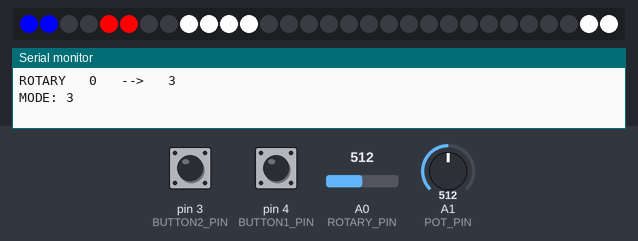
Simulated run of this sketch. Board: Arduino Uno, built with avr-gcc and run on an emulated ATmega328P. Parts: 30 RGB LEDs in strip order, left to right, the last lines printed to the serial monitor. Inputs (shaded band) come from the test bench; at power-on: A0 (ROTARY_PIN) = 512, pin 3 (BUTTON2_PIN) LOW, pin 4 (BUTTON1_PIN) LOW, A1 (POT_PIN) = 512. Random numbers use the default seed unless the sketch sets one.

Above: at 11.2 s.
11.3 s: A0 (ROTARY_PIN) set to 442
12.8 s: A0 (ROTARY_PIN) set to 414
At 13.9 s:
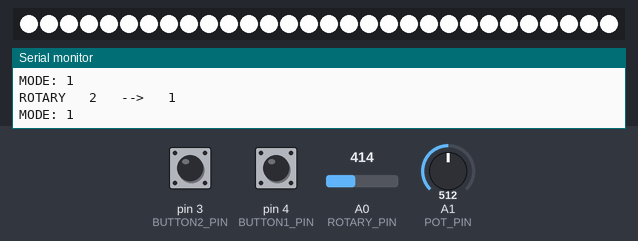
14.3 s: pin 3 (BUTTON2_PIN) pulled HIGH for 0.15 s
At 14.39 s:
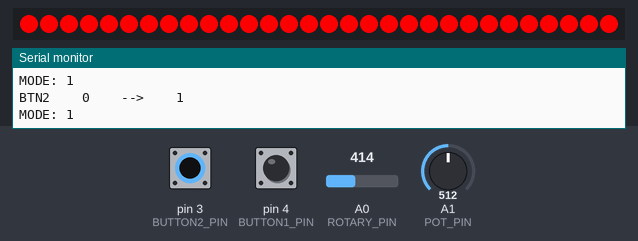
At 15.2 s:
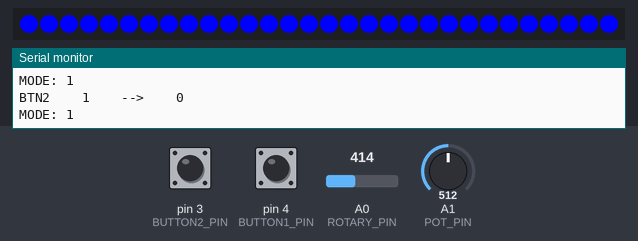
15.9 s: pin 4 (BUTTON1_PIN) pulled HIGH for 0.15 s
At 16.4 s:
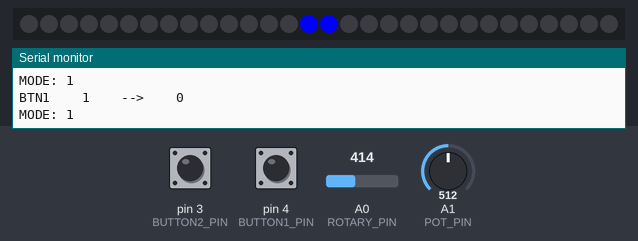
17.5 s: pin 3 (BUTTON2_PIN) pulled HIGH for 1 s
20.0 s: A1 (POT_PIN) set to 716
Timing chart, 0 to 22.5 s (numbered marks = the images above; inputs shaded):
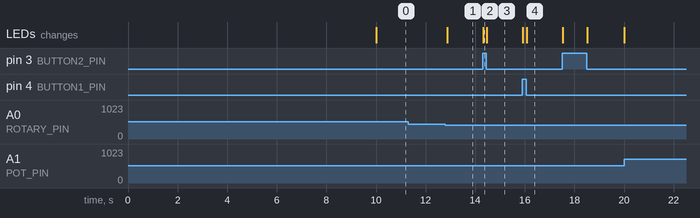

Measured:
- the behaviour switches between 430 and 429 on A0 (ROTARY_PIN) (found by bisection; images 0 and 1)
- after the input at 12.8 s, the LEDs: change after 0.07 s (image 1)
- after the input at 14.3 s, the LEDs: change at once (image 2)
- after the input at 15.9 s, the LEDs: first change at once (image 4 shows a later state)

The sketch:

lightbox3.ino
```cpp
// This is a demonstration on how to use an input device to trigger changes on your neo pixels.
// You should wire a momentary push button to connect from ground to a digital IO pin.  When you
// press the button it will change to a new pixel animation.  Note that you need to press the
// button once to start the first animation!

//#include <Adafruit_NeoPixel.h>
#include "FastLED.h"


bool state_changed = 0;

#define BUTTON1_PIN   4    // Digital IO pin connected to the button.  This will be
bool button1_state = 0;
bool button1_state_old = 0;
bool button1_changed = 0;

#define BUTTON2_PIN   3    // Digital IO pin connected to the button.  This will be
bool button2_state = 0;
bool button2_state_old = 0;
bool button2_changed = 0;

#define PIXEL_PIN    6    // Digital IO pin connected to the NeoPixels.

#define ROTARY_PIN    A0
int rotary_state = 0;
int old_rotary_state = 0;
int rotary_smooth_threshold = 200; // the higher the smoother.
int rotary_smoother = rotary_smooth_threshold;
bool rotary_changed = false;

#define POT_PIN    A1
int min_a_read = 665;
int max_a_read = 995;
float pot_state = 0.0;
float old_pot_state = 0.0;
int pot_smooth_threshold = 50; // the higher the smoother.
int pot_smoother = pot_smooth_threshold;
bool pot_changed = false;


#define PIXEL_COUNT 30

CRGB leds[PIXEL_COUNT];


//MODE variables:

// color

int colorselectstage = 0;
int currentColor = 0;
int colorselectview = 0;

bool colorselectgroups[][30] = {
  {0, 0, 0, 0, 0, 0, 0, 0, 1, 1,  0, 0, 0, 0, 0, 0, 0, 0, 0, 0,  0, 0, 0, 0, 0, 0, 0, 0, 0, 0,},
  {0, 0, 0, 0, 0, 0, 0, 0, 1, 1,  1, 1, 0, 0, 0, 0, 0, 0, 0, 0,  0, 0, 0, 0, 0, 0, 0, 0, 1, 1,},

  {0, 0, 0, 0, 1, 1, 0, 0, 0, 0,  0, 0, 0, 0, 0, 0, 0, 0, 0, 0,  0, 0, 0, 0, 0, 0, 0, 0, 0, 0,},
  {0, 0, 0, 0, 1, 1, 0, 0, 0, 0,  0, 0, 0, 0, 1, 1, 0, 0, 0, 0,  0, 0, 0, 0, 1, 1, 0, 0, 0, 0,},

  {1, 1, 0, 0, 0, 0, 0, 0, 0, 0,  0, 0, 0, 0, 0, 0, 0, 0, 0, 0,  0, 0, 0, 0, 0, 0, 0, 0, 0, 0,},
  {1, 1, 0, 0, 0, 0, 0, 0, 0, 0,  0, 0, 0, 0, 0, 0, 0, 0, 1, 1,  1, 1, 0, 0, 0, 0, 0, 0, 0, 0,},

};
long int colortimer = millis();
int randomcolorinterval = 400;
bool colorselectchange = false;

int colors[5][4] = {
  {255, 0, 255, 0},
  {255, 255, 255, 0},
  {160, 255, 255, 0}
};


// m0

//int m0hsvselector = 0;
//int m0hsvvalues[] = {255, 255, 255};
int m0formationstage = 0;
bool m0staticformations[][30] = {
  {1, 1, 1, 1, 1, 1, 1, 1, 1, 1,  1, 1, 1, 1, 1, 1, 1, 1, 1, 1,  1, 1, 1, 1, 1, 1, 1, 1, 1, 1,},

  {0, 0, 0, 0, 0, 0, 0, 0, 0, 0,  0, 0, 0, 0, 0, 1, 0, 0, 0, 0,  0, 0, 0, 0, 0, 0, 0, 0, 0, 0,},
  {0, 0, 0, 0, 0, 0, 0, 0, 0, 0,  0, 0, 0, 0, 1, 1, 0, 0, 0, 0,  0, 0, 0, 0, 0, 0, 0, 0, 0, 0,},
  {0, 0, 0, 0, 1, 1, 0, 0, 0, 0,  0, 0, 0, 1, 1, 1, 1, 0, 0, 0,  0, 0, 0, 0, 1, 1, 0, 0, 0, 0,},

  {1, 1, 0, 0, 0, 0, 0, 0, 0, 0,  0, 0, 0, 0, 0, 0, 0, 0, 1, 1,  1, 1, 0, 0, 0, 0, 0, 0, 0, 0,},
  {1, 1, 1, 1, 1, 0, 0, 0, 0, 0,  0, 0, 0, 0, 0, 1, 1, 1, 1, 1,  1, 1, 1, 1, 1, 0, 0, 0, 0, 0,},

  {0, 0, 0, 0, 0, 0, 0, 0, 1, 1,  1, 1, 0, 0, 0, 0, 0, 0, 0, 0,  0, 0, 0, 0, 0, 0, 0, 0, 1, 1,},
  {0, 0, 0, 0, 0, 1, 1, 1, 1, 1,  1, 1, 1, 1, 1, 0, 0, 0, 0, 0,  0, 0, 0, 0, 0, 1, 1, 1, 1, 1,}

};
bool m1extrastage = false;
long int m1cubicwavetime = 0;
long int m1cubicwaveindex = 0;

long int m1cubicwavecurrentdelay = 100;


// m1

int m1hsvselector = 0;
int m1hsvvalues[] = {255, 255, 255};
int m1softanimationtoggle = -1;
int m1animationstage = 0;
long int m1animationtime = 0;
long int m1animationspeed = 50;
long int m1animationdelays[] = {10, 50, 500, 1000, 5000, 7000, 10000, 15000, 20000, 40000, 60000, 120000, 400000};
long int m1animationdelay = 0;
int m1groups[10][3] = {
  {0,  19,  20 },
  {1,  18,  21  },
  {2,  17,  22  },
  {3,  16,  23  },
  {4,  15,  24  },
  {5,  14,  25  },
  {6,  13,  26  },
  {7,  12,  27  },
  {8,  11,  28  },
  {9,  10,  29  }
};
int m1animtationdirection = 1;
bool m1animationchangemade = false;


void setup() {
  Serial.begin(9600);
  pinMode(BUTTON1_PIN, INPUT);
  button1_state = button1_state_old = digitalRead(BUTTON1_PIN);

  pinMode(BUTTON2_PIN, INPUT);
  button2_state = button2_state_old = digitalRead(BUTTON2_PIN);

  pinMode(POT_PIN, INPUT);
  pinMode(ROTARY_PIN, INPUT);

  delay(5000);
  //
  //  strip.begin();
  //  strip.show(); // Initialize all pixels to 'off'
  FastLED.addLeds<NEOPIXEL, 6>(leds, PIXEL_COUNT);

  delay(5000);


  //MODE setups:
  // m1

}

void loop() {

  // BUTTON1 STATE:
  button1_state = digitalRead(BUTTON1_PIN);
  if ( button1_state != button1_state_old) {
    delay(20);
    button1_state = digitalRead(BUTTON1_PIN);
    if ( button1_state != button1_state_old) {
      Serial.print("BTN1    ");
      Serial.print(button1_state_old);
      Serial.print("    -->    ");
      Serial.println(button1_state);
      button1_state_old = button1_state;
      button1_changed = true;
      state_changed = true;
    }
  }

  // BUTTON2 STATE:
  button2_state = digitalRead(BUTTON2_PIN);
  if ( button2_state != button2_state_old) {
    delay(20);
    button2_state = digitalRead(BUTTON2_PIN);
    if ( button2_state != button2_state_old) {
      Serial.print("BTN2    ");
      Serial.print(button2_state_old);
      Serial.print("    -->    ");
      Serial.println(button2_state);
      button2_state_old = button2_state;
      button2_changed = true;
      state_changed = true;
    }
  }


  //POT STATE:
  int pot_val = analogRead(POT_PIN);  // min value: 575 / max value: 870
  int pot_range = map(pot_val, min_a_read, max_a_read, 0, 109);
  int new_pot_range = 0;
  for (int i = 0; i <= 20; i++) {
    int v = i * 5;
    if (pot_range > v) {
      new_pot_range = v;
    }
  }
  float pot_state = float(new_pot_range) / 100;
  if (pot_state != old_pot_state) {
    pot_smoother -= 1;
    if (pot_smoother <= 0) {
      Serial.print("POT   ");
      Serial.print(old_pot_state);
      Serial.print("   -->   ");
      Serial.println(pot_state);
      old_pot_state = pot_state;
      pot_changed = true;
      state_changed = true;
    }
  } else {
    pot_smoother = pot_smooth_threshold;
  }

  //  ROTARY STATE:
  int rotary_val = analogRead(ROTARY_PIN);

  //    Serial.println(rotary_val);
  //  Serial.print(" ROTARY: ");
  if (rotary_val < 370) {
    rotary_state = 0;
  } else if (rotary_val < 430) {
    rotary_state = 1;
  } else if (rotary_val < 510) {
    rotary_state = 2;
  } else if (rotary_val < 615) {
    rotary_state = 3;
  } else if (rotary_val < 750) {
    rotary_state = 4;
  } else {
    rotary_state = 5;
  }


  if (rotary_state != old_rotary_state) {
    rotary_smoother -= 1;
    if (rotary_smoother <= 0) {

      Serial.print("ROTARY   ");
      Serial.print(old_rotary_state);
      Serial.print("   -->   ");
      Serial.println(rotary_state);
      old_rotary_state = rotary_state;
      rotary_changed = true;
      state_changed = true;
    }
  } else {
    rotary_smoother = rotary_smooth_threshold;
  }


  ////////////////////////////BELOW HERE HAPPENS THE ACTUAL MAGIC:


  if (state_changed == true) {

    if (old_rotary_state == 0) {


      // COLOR:


      Serial.println("MODE: COLOR");
      if (button1_changed == true) {
        colorselectstage += 1;
        if (colorselectstage > 3) {
          colorselectstage = 0;
          currentColor += 1;
          if (currentColor > 2) {
            currentColor = 0;
          }
        }
        colorselectchange = true;
      }
      if (button2_changed == true) {
        colorselectview += 1;
        if (colorselectview > 2) {
          colorselectview = 0;
        }

        colorselectchange = true;
      }
      if (pot_changed) {
        //        m0hsvvalues[m0hsvselector] = old_pot_state * 255;
        colors[currentColor][colorselectstage] = old_pot_state * 255;
        if (colorselectstage == 3) {
          if (old_pot_state < 0.5) {
            colors[currentColor][colorselectstage] = 0;
          } else {
            colors[currentColor][colorselectstage] = 1;
          }
        }
        colorselectchange = true;

      }


      //

    } else if (old_rotary_state == 1) {

      int numFormations = sizeof(m0staticformations) / sizeof(bool[30]);

      //      MODE TWO
      Serial.println("MODE: 1");

      if (button1_changed == true) {
        m0formationstage += 1;
        if (m0formationstage > numFormations + 3 - 1) {
          m0formationstage = 0;
        }
      }

      if (button2_changed == true) {
        currentColor += 1;
        if (currentColor > 2) {
          currentColor = 0;
        }
      }

      if (pot_changed) {
        colors[currentColor][2] = old_pot_state * 255;
        m1cubicwavecurrentdelay = map(old_pot_state, 0, 1, 0, 400);
      }

      if ( m0formationstage < numFormations) {
        m1extrastage = false;
        for (uint16_t i = 0; i < PIXEL_COUNT; i++) {
          if (m0staticformations[m0formationstage][i] == 0) {
            leds[i] = CHSV(0, 0, 0);
          } else {
            leds[i] = CHSV( colors[currentColor][0], colors[currentColor][1], colors[currentColor][2]);

          }

        }
        FastLED.show();
        delay(30);
      } else {
        m1extrastage = true;
        Serial.print("extra stage ");
        Serial.println(abs(numFormations - m0formationstage));

      }


    } else if (old_rotary_state == 2) {


      //      MODE ONE
      Serial.println("MODE: 1");

      if (button1_changed == true) {
        m1hsvselector += 1;
        if (m1hsvselector > 2) {
          m1hsvselector = 0;
        }
      }
      if (button2_changed == true) {
        m1softanimationtoggle *= -1;
      }
      if (pot_changed) {
        m1hsvvalues[m1hsvselector] = old_pot_state * 255;
      }

      //      if (m1softanimationtoggle == 1) {
      //        for (uint16_t i = 0; i < PIXEL_COUNT; i++) {
      //          leds[i] = CHSV(0, 0, 0);
      //          //          leds[i] = CHSV( m1hsvvalues[0], m1hsvvalues[1], m1hsvvalues[2]);
      //        }
      //        leds[14] = CHSV( m1hsvvalues[0], m1hsvvalues[1], m1hsvvalues[2]);
      //        leds[15] = CHSV( m1hsvvalues[0], m1hsvvalues[1], m1hsvvalues[2]);
      //      } else {
      m1animationchangemade = true;
      //      }


      //


      //

    } else if (old_rotary_state == 3) {

      //      MODE THREE
      Serial.println("MODE: 3");


      //

    } else if (old_rotary_state == 4) {

      //      MODE FOUR
      Serial.println("MODE: 4");


      //

    } else if (old_rotary_state == 5) {

      //      MODE FIVE
      Serial.println("MODE: 5");


      //

    }


    pot_changed = false;
    button1_changed = false;
    button2_changed = false;
    state_changed = false;

  }

  // Here comes stuff that happens every loop:
  if (old_rotary_state == 0 ) {
    if (millis() - colortimer > randomcolorinterval || colorselectchange == true) {
      colorselectchange = false;


      for (uint16_t j = 0; j < PIXEL_COUNT; j++) {
        leds[j] = CHSV(0, 0, 0);

      }

      //      if (colorselectfullscreen == false) {
      if (colorselectview == 0) {
        for (uint16_t i = 0; i < 6; i += 2) {
          int randomcolor = int(random(0, 256));
          for (uint16_t j = 0; j < PIXEL_COUNT; j++) {
            //            if ( (i / 2 != currentColor && colorselectgroups[i][j] == 0) || ( i / 2 == currentColor && colorselectgroups[i + 1][j] == 0 )) {
            //            } else {

            if ( (i / 2 != currentColor && colorselectgroups[i][j] == 1) || ( i / 2 == currentColor && colorselectgroups[i + 1][j] == 1 )) {

              if ( (colors[i / 2][3] == 1 && i / 2 != currentColor) || (i / 2 == currentColor && colorselectstage > 2 &&  colors[i / 2][3] == 1 ) ) {

                leds[j] = CHSV( randomcolor, randomcolor, colors[i / 2][2]);
              } else {
                leds[j] = CHSV( colors[i / 2][0], colors[i / 2][1], colors[i / 2][2]);

              }

            }
          }
        }
      } else if (colorselectview == 2) {
        for (uint16_t i = 0; i < 6; i += 2) {
          int randomcolor = int(random(0, 256));
          for (uint16_t j = 0; j < PIXEL_COUNT; j++) {
            if ( colorselectgroups[i + 1][j] == 1 ) {

              if ( (colors[i / 2 ][3] == 1 ) ) {

                leds[j] = CHSV( randomcolor, randomcolor, colors[i / 2][2]);
              } else {
                leds[j] = CHSV( colors[i / 2][0], colors[i / 2][1], colors[i / 2][2]);

              }

            }
          }
        }

      } else if (colorselectview == 1) {
        int randomcolor = int(random(0, 256));
        for (uint16_t j = 0; j < PIXEL_COUNT; j++) {
          //          if (colors[currentColor][3] == 0) {
          if ( colors[currentColor][3] == 1 && colorselectstage > 2 ) {
            leds[j] = CHSV( randomcolor, randomcolor, colors[currentColor][2]);

          } else {
            leds[j] = CHSV( colors[currentColor][0], colors[currentColor][1], colors[currentColor][2]);

          }

        }
      }

      FastLED.show();
      delay(30);
      colortimer = millis();

    }

  } else if (old_rotary_state == 1) {

    if (m1extrastage == true) {
      int numFormations = sizeof(m0staticformations) / sizeof(bool[30]);
      int stage = abs(numFormations - m0formationstage);


      if (stage == 0) {
        if (millis() - m1cubicwavetime > m1cubicwavecurrentdelay) {
          m1cubicwaveindex += 1;
          colors[currentColor][2]  = map(quadwave8(m1cubicwaveindex), 0, 255, 50, 255);
          Serial.println(colors[currentColor][2]);
          for (uint16_t j = 0; j < PIXEL_COUNT; j++) {
            leds[j] = CHSV( colors[currentColor][0], colors[currentColor][1], colors[currentColor][2]);
          }

          FastLED.show();
          delay(30);
          m1cubicwavetime = millis();
        }

      }


    }


    // MODE 1, everyloop
    //    if (m1animationchangemade == true || (millis() - m1animationtime > m1animationspeed && millis() - m1animationtime > m1animationdelay )) {
    //      for (uint16_t i = 0; i < PIXEL_COUNT; i++) {
    //        leds[i] = CHSV( 0, 0, 0);
    //      }
    //      for (int i = 0; i < 3; i++) {
    //        int prepreprepre = m1animationstage - 4;
    //        int preprepre = m1animationstage - 3;
    //        int prepre = m1animationstage - 2;
    //        int pre = m1animationstage - 1;
    //        int post = m1animationstage + 1;
    //        int postpost = m1animationstage + 2;
    //        int postpostpost = m1animationstage + 3;
    //        int postpostpostpost = m1animationstage + 4;
    //        leds[ m1groups[m1animationstage][i] ] = CHSV( m1hsvvalues[0], m1hsvvalues[1], m1hsvvalues[2]);
    //
    //        if (prepreprepre >= 0) {
    //          leds[ m1groups[prepreprepre][i] ] = CHSV( m1hsvvalues[0], m1hsvvalues[1], m1hsvvalues[2]);
    //          leds[ m1groups[prepreprepre][i] ].fadeLightBy( 250 );
    //        }
    //        if (preprepre >= 0) {
    //          leds[ m1groups[preprepre][i] ] = CHSV( m1hsvvalues[0], m1hsvvalues[1], m1hsvvalues[2]);
    //          leds[ m1groups[preprepre][i] ].fadeLightBy( 240 );
    //        }
    //        if (prepre >= 0) {
    //          leds[ m1groups[prepre][i] ] = CHSV( m1hsvvalues[0], m1hsvvalues[1], m1hsvvalues[2]);
    //          leds[ m1groups[prepre][i] ].fadeLightBy( 230 );
    //        }
    //        if (pre >= 0) {
    //          leds[ m1groups[pre][i] ] = CHSV( m1hsvvalues[0], m1hsvvalues[1], m1hsvvalues[2]);
    //          leds[ m1groups[pre][i] ].fadeLightBy( 200 );
    //        }
    //        if (post <= 9) {
    //          leds[ m1groups[post][i] ] = CHSV( m1hsvvalues[0], m1hsvvalues[1], m1hsvvalues[2]);
    //          leds[ m1groups[post][i] ].fadeLightBy( 200 );
    //        }
    //        if (postpost <= 9) {
    //          leds[ m1groups[postpost][i] ] = CHSV( m1hsvvalues[0], m1hsvvalues[1], m1hsvvalues[2]);
    //          leds[ m1groups[postpost][i] ].fadeLightBy( 230 );
    //        }
    //        if (postpostpost <= 9) {
    //          leds[ m1groups[postpostpost][i] ] = CHSV( m1hsvvalues[0], m1hsvvalues[1], m1hsvvalues[2]);
    //          leds[ m1groups[postpostpost][i] ].fadeLightBy( 240 );
    //        }
    //        if (postpostpostpost <= 9) {
    //          leds[ m1groups[postpostpostpost][i] ] = CHSV( m1hsvvalues[0], m1hsvvalues[1], m1hsvvalues[2]);
    //          leds[ m1groups[postpostpostpost][i] ].fadeLightBy( 250 );
    //        }
    //
    //      }
    //
    //      FastLED.show();
    //      delay(30);
    //      m1animationtime = millis();
    //      m1animationdelay = 0;
    //      m1animationchangemade = false;
    //
    //      m1animationstage += m1animtationdirection;
    //
    //      if (m1animationstage > 9 || m1animationstage < 0) {
    //        m1animationstage -= m1animtationdirection;
    //        m1animtationdirection *= -1;
    //        int numDelays = sizeof(m1animationdelays) / sizeof(long int) ;
    //        m1animationdelay = m1animationdelays[ int(random(0, numDelays)) ];
    //      }
    //    }
  }


}
```
